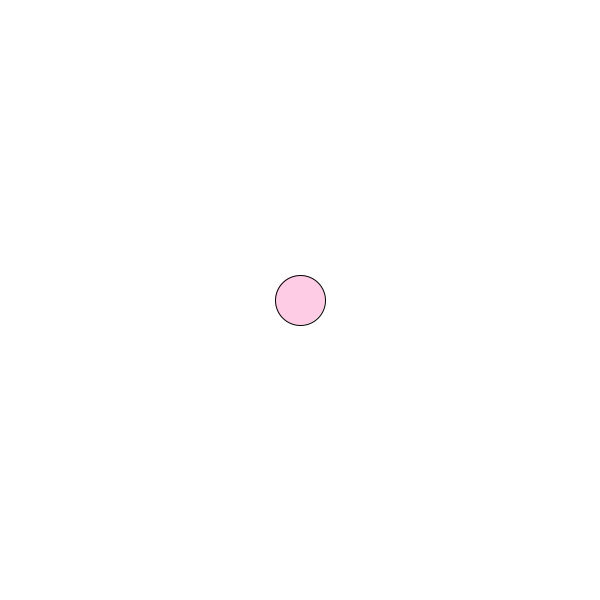
Frame 1 (no input)
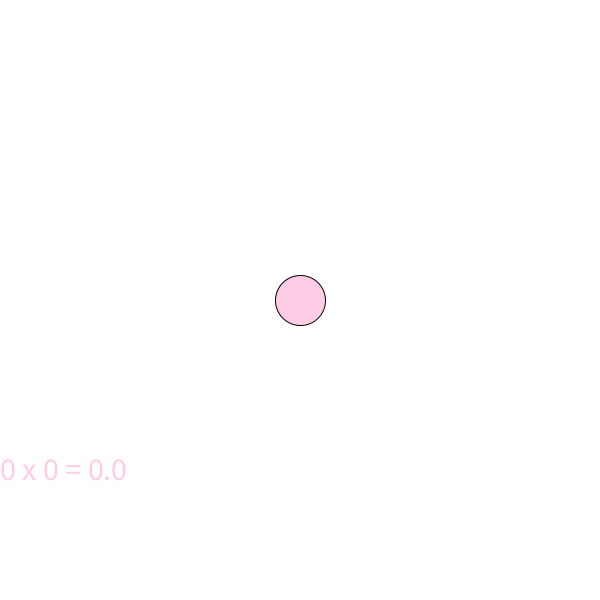
Frame 60 (the mouse pressed at the canvas centre just before this capture)
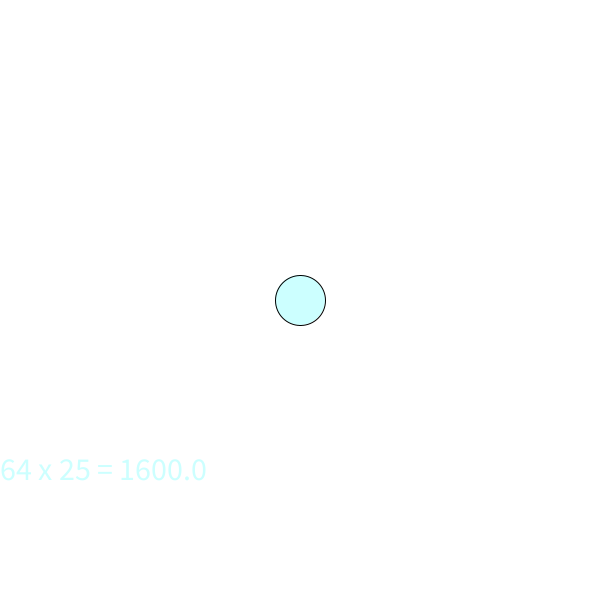
Frame 120 (the mouse held since frame 60 and released just before this capture)

The Processing sketch that drew these frames (run headless with seeded random() and noise(); from frame 60 on, the mouse is pressed at the canvas centre):

// Processing sketch: midterm_practice2
// ── midterm_practice2.pde
int x, y; 
int size; 
float dist; 
boolean buttonClicked; 


float result; 
int num1, num2; 

void setup(){
  size(600, 600); 
  x = width/2; 
  y = height/2; 
  size = 50; 
  background(0); 
}

void draw(){
    background(255);
    result = multiply(num1, num2); 

    textSize(32); 
    
    String productResult = num1 + " x " + num2 + " = " + result; 
    
    text(productResult, 0, height*.8);
    
    if(buttonClicked){    
       fill(204,255,255); 
    }else{
       fill(255, 204, 229); 
    }
    
    
   
    ellipse(x, y, size, size);  
}

void mousePressed(){
  dist = dist(mouseX, mouseY, x, y); 
  if(dist <= size/2){
    buttonClicked = true; 
    num1 = int(random(0,100)); 
    num2 = int(random(0,100)); 
    
  }else{ buttonClicked = false;}
}

int multiply (int a, int b){
    int product; 
   product = a * b; 
    return product;
}
